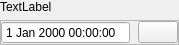
<?xml version="1.0" encoding="UTF-8"?>
<ui version="4.0">
 <class>WidgetsDateTimeLayout</class>
 <widget class="QFrame" name="WidgetsDateTimeLayout">
  <property name="geometry">
   <rect>
    <x>0</x>
    <y>0</y>
    <width>134</width>
    <height>44</height>
   </rect>
  </property>
  <property name="windowTitle">
   <string>Frame</string>
  </property>
  <layout class="QVBoxLayout" name="verticalLayout">
   <property name="leftMargin">
    <number>0</number>
   </property>
   <property name="topMargin">
    <number>0</number>
   </property>
   <property name="rightMargin">
    <number>0</number>
   </property>
   <property name="bottomMargin">
    <number>0</number>
   </property>
   <item>
    <widget class="QLabel" name="label">
     <property name="text">
      <string>TextLabel</string>
     </property>
    </widget>
   </item>
   <item>
    <widget class="QFrame" name="frame">
     <property name="frameShape">
      <enum>QFrame::StyledPanel</enum>
     </property>
     <property name="frameShadow">
      <enum>QFrame::Raised</enum>
     </property>
     <layout class="QHBoxLayout" name="horizontalLayout">
      <property name="spacing">
       <number>8</number>
      </property>
      <property name="leftMargin">
       <number>0</number>
      </property>
      <property name="topMargin">
       <number>0</number>
      </property>
      <property name="rightMargin">
       <number>0</number>
      </property>
      <property name="bottomMargin">
       <number>0</number>
      </property>
      <item>
       <widget class="WidgetsDateTimeEdit" name="dateTimeEdit">
        <property name="sizePolicy">
         <sizepolicy hsizetype="Expanding" vsizetype="Fixed">
          <horstretch>0</horstretch>
          <verstretch>0</verstretch>
         </sizepolicy>
        </property>
        <property name="buttonSymbols">
         <enum>QAbstractSpinBox::NoButtons</enum>
        </property>
       </widget>
      </item>
      <item>
       <widget class="QPushButton" name="CalendarButton">
        <property name="text">
         <string/>
        </property>
       </widget>
      </item>
     </layout>
    </widget>
   </item>
  </layout>
 </widget>
 <customwidgets>
  <customwidget>
   <class>WidgetsDateTimeEdit</class>
   <extends>QDateTimeEdit</extends>
   <header>WidgetsModule/Widgets/DateTime/widgetsdatetimeedit.h</header>
  </customwidget>
 </customwidgets>
 <resources/>
 <connections/>
</ui>
